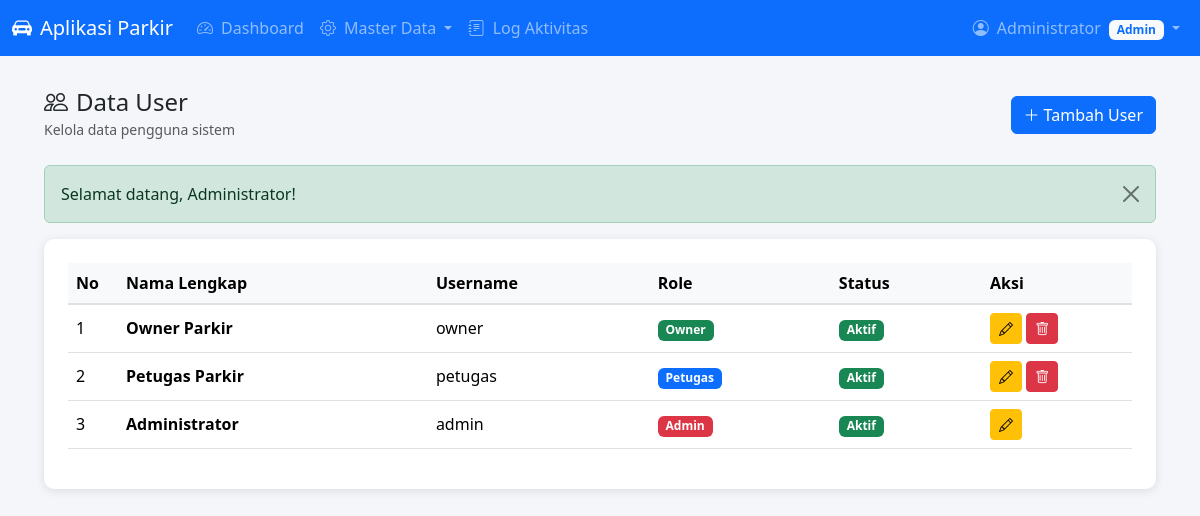
The page /pages/admin/user.php (signed in) on the database its author committed.
### tables this page shows
CREATE TABLE tb_user (
    id_user INT(11) NOT NULL AUTO_INCREMENT,
    nama_lengkap VARCHAR(50) NOT NULL,
    username VARCHAR(50) NOT NULL UNIQUE,
    password VARCHAR(100) NOT NULL,
    role ENUM('admin', 'petugas', 'owner') NOT NULL,
    status_aktif TINYINT(1) NOT NULL DEFAULT 1,
    PRIMARY KEY (id_user)
);

### pages/admin/user.php (the view, shortened to what this page needs)
<?php
require_once __DIR__ . '/../../includes/auth_check.php';
$action = $_GET['action'] ?? 'list';
$users = mysqli_query($conn, "SELECT * FROM tb_user ORDER BY id_user DESC");
include __DIR__ . '/../../includes/header.php';
include __DIR__ . '/../../includes/navbar.php';
?>
<div class="main-content">
    <div class="container-fluid">
        <div class="d-flex justify-content-between align-items-center mb-4">
            <div>
                <h4 class="mb-0"><i class="bi bi-people me-2"></i>Data User</h4>
                <small class="text-muted">Kelola data pengguna sistem</small>
            </div>
            <?php if ($action == 'list'): ?>
            <a href="?action=add" class="btn btn-primary">
                <i class="bi bi-plus-lg me-1"></i>Tambah User
            </a>
            <?php else: ?>
            <a href="<?= APP_URL ?>/pages/admin/user.php" class="btn btn-secondary">
                <i class="bi bi-arrow-left me-1"></i>Kembali
            </a>
            <?php endif; ?>
        </div>
        <?= getFlash() ?>
        <?php if ($action == 'list'): ?>
        <div class="table-container">
            <div class="table-responsive">
                <table class="table table-hover align-middle">
                    <thead>
                        <tr>
                            <th width="50">No</th>
                            <th>Nama Lengkap</th>
                            <th>Username</th>
                            <th>Role</th>
                            <th>Status</th>
                            <th width="150">Aksi</th>
                        </tr>
                    </thead>
                    <tbody>
                        <?php $no = 1; while ($row = mysqli_fetch_assoc($users)): ?>
                        <tr>
                            <td><?= $no++ ?></td>
                            <td><strong><?= escape($row['nama_lengkap']) ?></strong></td>
                            <td><?= escape($row['username']) ?></td>
                            <td>
                                <?php
                                $badgeClass = match($row['role']) {
                                    'admin' => 'bg-danger',
                                    'petugas' => 'bg-primary',
                                    'owner' => 'bg-success',
                                    default => 'bg-secondary'
                                };
                                ?>
                                <span class="badge <?= $badgeClass ?>"><?= ucfirst($row['role']) ?></span>
                            </td>
                            <td>
                                <?php if ($row['status_aktif']): ?>
                                    <span class="badge bg-success">Aktif</span>
                                <?php else: ?>
                                    <span class="badge bg-secondary">Nonaktif</span>
                                <?php endif; ?>
                            </td>
                            <td>
                                <a href="?action=edit&id=<?= $row['id_user'] ?>" class="btn btn-sm btn-warning">
                                    <i class="bi bi-pencil"></i>
                                </a>
                                <?php if ($row['id_user'] != $_SESSION['user_id']): ?>
                                <a href="?action=delete&id=<?= $row['id_user'] ?>" class="btn btn-sm btn-danger btn-delete">
                                    <i class="bi bi-trash"></i>
                                </a>
                                <?php endif; ?>
                            </td>
                        </tr>
                        <?php endwhile; ?>
                    </tbody>
                </table>
            </div>
        </div>
        <?php endif; ?>
    </div>
</div>
<?php include __DIR__ . '/../../includes/footer.php'; ?>

### assets/css/style.css (style rules this page uses)
:root { --primary-color: #0d6efd; --secondary-color: #6c757d; --success-color: #198754; --danger-color: #dc3545; --warning-color: #ffc107; --info-color: #0dcaf0; --light-color: #f8f9fa; --dark-color: #212529; }
body { font-family: 'Segoe UI', Tahoma, Geneva, Verdana, sans-serif; background-color: #f4f6f9; min-height: 100vh; }
.main-content { padding: 2rem; }
.table-container { background: white; border-radius: 10px; box-shadow: 0 2px 10px rgba(0, 0, 0, 0.1); padding: 1.5rem; }
.table thead th { background-color: #f8f9fa; border-bottom: 2px solid #dee2e6; font-weight: 600; }

### rows shown on the page
tb_user: nama_lengkap "Owner Parkir", username "owner", role "Owner", status_aktif "Aktif"
tb_user: nama_lengkap "Petugas Parkir", username "petugas", role "Petugas", status_aktif "Aktif"
tb_user: nama_lengkap "Administrator", username "admin", role "Admin", status_aktif "Aktif"

### other values the page prints
APP_NAME "Aplikasi Parkir"
currentUser('nama_lengkap') "Administrator"
$userRole "Admin"
$flash['message'] "Selamat datang, Administrator!"
